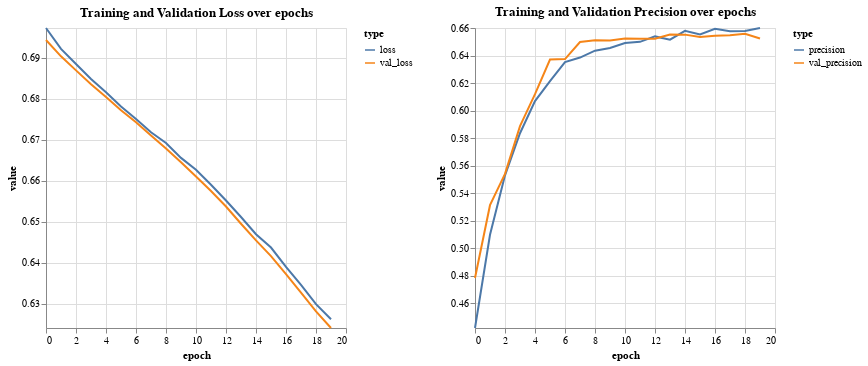

The cell this chart's notebook holds for it:
### Code cell
visualizeHistory(blstm_hist)

### Figure 1 — Vega-Lite specification as saved in the notebook (floating-point values rounded to 4 significant figures)
{"config": {"view": {"continuousWidth": 300, "continuousHeight": 300}}, "hconcat": [{"data": {"name": "data-09f931b51a0fe4d9109d867764304e52"}, "mark": {"type": "line"}, "encoding": {"color": {"field": "type", "legend": {"orient": "right"}, "type": "nominal"}, "x": {"field": "epoch", "type": "quantitative"}, "y": {"field": "value", "scale": {"domain": [0.6241, 0.6972]}, "type": "quantitative"}}, "title": "Training and Validation Loss over epochs"}, {"data": {"name": "data-abeb2bbeb4fb61c3231fcf6349550c85"}, "mark": {"type": "line"}, "encoding": {"color": {"field": "type", "legend": {"orient": "right"}, "type": "nominal"}, "x": {"field": "epoch", "type": "quantitative"}, "y": {"field": "value", "scale": {"domain": [0.4419, 0.66]}, "type": "quantitative"}}, "title": "Training and Validation Precision over epochs"}], "resolve": {"scale": {"color": "independent"}}, "$schema": "https://vega.github.io/schema/vega-lite/v5.20.1.json", "datasets": {"data-09f931b51a0fe4d9109d867764304e52": [{"epoch": 0, "type": "loss", "value": 0.6972}, {"epoch": 1, "type": "loss", "value": 0.6921}, {"epoch": 2, "type": "loss", "value": 0.6884}, {"epoch": 3, "type": "loss", "value": 0.6848}, {"epoch": 4, "type": "loss", "value": 0.6815}, {"epoch": 5, "type": "loss", "value": 0.6781}, {"epoch": 6, "type": "loss", "value": 0.675}, {"epoch": 7, "type": "loss", "value": 0.6718}, {"epoch": 8, "type": "loss", "value": 0.6692}, {"epoch": 9, "type": "loss", "value": 0.6655}, {"epoch": 10, "type": "loss", "value": 0.6626}, {"epoch": 11, "type": "loss", "value": 0.659}, {"epoch": 12, "type": "loss", "value": 0.6552}, {"epoch": 13, "type": "loss", "value": 0.6511}, {"epoch": 14, "type": "loss", "value": 0.6469}, {"epoch": 15, "type": "loss", "value": 0.6437}, {"epoch": 16, "type": "loss", "value": 0.639}, {"epoch": 17, "type": "loss", "value": 0.6346}, {"epoch": 18, "type": "loss", "value": 0.6299}, {"epoch": 19, "type": "loss", "value": 0.6262}, {"epoch": 0, "type": "val_loss", "value": 0.6943}, {"epoch": 1, "type": "val_loss", "value": 0.6903}, {"epoch": 2, "type": "val_loss", "value": 0.6869}, {"epoch": 3, "type": "val_loss", "value": 0.6835}, {"epoch": 4, "type": "val_loss", "value": 0.6804}, {"epoch": 5, "type": "val_loss", "value": 0.6771}, {"epoch": 6, "type": "val_loss", "value": 0.6742}, {"epoch": 7, "type": "val_loss", "value": 0.671}, {"epoch": 8, "type": "val_loss", "value": 0.6678}, {"epoch": 9, "type": "val_loss", "value": 0.6645}, {"epoch": 10, "type": "val_loss", "value": 0.661}, {"epoch": 11, "type": "val_loss", "value": 0.6575}, {"epoch": 12, "type": "val_loss", "value": 0.6537}, {"epoch": 13, "type": "val_loss", "value": 0.6495}, {"epoch": 14, "type": "val_loss", "value": 0.6454}, {"epoch": 15, "type": "val_loss", "value": 0.6416}, {"epoch": 16, "type": "val_loss", "value": 0.6372}, {"epoch": 17, "type": "val_loss", "value": 0.6327}, {"epoch": 18, "type": "val_loss", "value": 0.6281}, {"epoch": 19, "type": "val_loss", "value": 0.6241}], "data-abeb2bbeb4fb61c3231fcf6349550c85": [{"epoch": 0, "type": "precision", "value": 0.4419}, {"epoch": 1, "type": "precision", "value": 0.5097}, {"epoch": 2, "type": "precision", "value": 0.5529}, {"epoch": 3, "type": "precision", "value": 0.5835}, {"epoch": 4, "type": "precision", "value": 0.6069}, {"epoch": 5, "type": "precision", "value": 0.6214}, {"epoch": 6, "type": "precision", "value": 0.6352}, {"epoch": 7, "type": "precision", "value": 0.6386}, {"epoch": 8, "type": "precision", "value": 0.6436}, {"epoch": 9, "type": "precision", "value": 0.6456}, {"epoch": 10, "type": "precision", "value": 0.6491}, {"epoch": 11, "type": "precision", "value": 0.65}, {"epoch": 12, "type": "precision", "value": 0.6539}, {"epoch": 13, "type": "precision", "value": 0.6516}, {"epoch": 14, "type": "precision", "value": 0.658}, {"epoch": 15, "type": "precision", "value": 0.6553}, {"epoch": 16, "type": "precision", "value": 0.6595}, {"epoch": 17, "type": "precision", "value": 0.6577}, {"epoch": 18, "type": "precision", "value": 0.6578}, {"epoch": 19, "type": "precision", "value": 0.66}, {"epoch": 0, "type": "val_precision", "value": 0.4782}, {"epoch": 1, "type": "val_precision", "value": 0.5312}, {"epoch": 2, "type": "val_precision", "value": 0.5539}, {"epoch": 3, "type": "val_precision", "value": 0.5887}, {"epoch": 4, "type": "val_precision", "value": 0.6119}, {"epoch": 5, "type": "val_precision", "value": 0.6371}, {"epoch": 6, "type": "val_precision", "value": 0.6374}, {"epoch": 7, "type": "val_precision", "value": 0.6498}, {"epoch": 8, "type": "val_precision", "value": 0.6511}, {"epoch": 9, "type": "val_precision", "value": 0.6509}, {"epoch": 10, "type": "val_precision", "value": 0.6525}, {"epoch": 11, "type": "val_precision", "value": 0.6521}, {"epoch": 12, "type": "val_precision", "value": 0.6523}, {"epoch": 13, "type": "val_precision", "value": 0.6554}, {"epoch": 14, "type": "val_precision", "value": 0.6552}, {"epoch": 15, "type": "val_precision", "value": 0.6534}, {"epoch": 16, "type": "val_precision", "value": 0.6543}, {"epoch": 17, "type": "val_precision", "value": 0.6548}, {"epoch": 18, "type": "val_precision", "value": 0.6559}, {"epoch": 19, "type": "val_precision", "value": 0.6524}]}}
